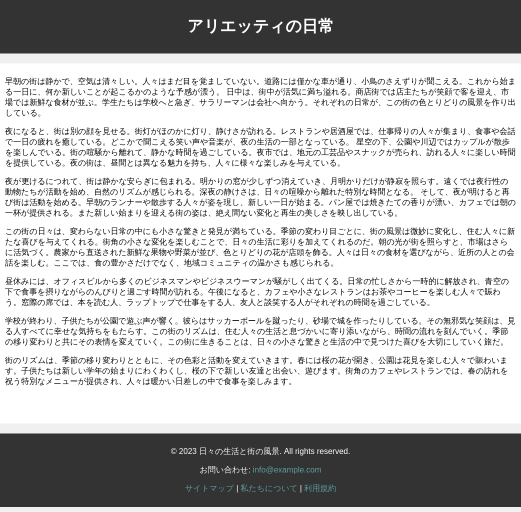
#> input picture python/src/module/img/bf_html2.png, 1042 x 1024 px, found by its file name (shown at 1/2 size)
$ python diff_color_img.py
#> lines starting #> are read from the running program, lines starting #| are printed output that depends on the picture; after the words box and inside, x2 and y2 are one past the last pixel; in counts of white or black regions, pixels touching at a corner belong together
# 色付けありの差異検出
# 参考サイト：https://qiita.com/grv2688/items/44f9e0ddd429afbb26a2
import cv2
from datetime import datetime
import matplotlib.pyplot as plt
import numpy as np
import os


# 保存先ディレクトリを作成
output_dir = os.path.join(os.path.dirname(os.path.abspath(__file__)), "high_png/")
# フォルダが存在しない場合は作成
if not os.path.exists(output_dir):
    os.makedirs(output_dir)
# ファイル名を生成
output_file_name_A = 'bf_html2.png'
output_file_name_B = 'af_html2.png'
# ファイルパスを作成
output_file_path_A = os.path.join(output_dir, output_file_name_A)
output_file_path_B = os.path.join(output_dir, output_file_name_B)
imgA = cv2.imread(output_file_path_A)
#> imgA is the input picture: shape (1024, 1042, 3); mean B, G, R 189.3, 189.3, 189.3
imgB = cv2.imread(output_file_path_B)
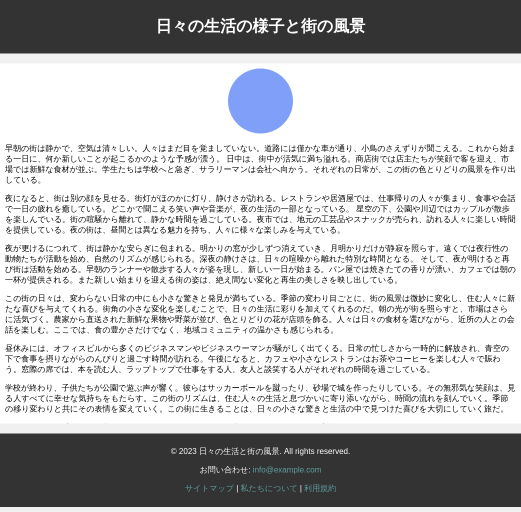
#> input picture python/src/module/img/af_html2.png, 1042 x 1024 px, found by its file name (shown at 1/2 size)
#> imgB is the input picture: shape (1024, 1042, 3); mean B, G, R 191.4, 190.3, 189.9
# OpenCVはBGRフォーマットなので、RGBへ変換する
imgA = cv2.cvtColor(imgA, cv2.COLOR_BGR2RGB)
imgB = cv2.cvtColor(imgB, cv2.COLOR_BGR2RGB)
# 画像サイズを取得
hA, wA, cA = imgA.shape[:3]
#> hA = 1024; wA = 1042; cA = 3
hB, wB, cA = imgB.shape [:3]
#> hB = 1024; wB = 1042

# 特徴量検出器を作成
akaze = cv2.AKAZE_create()
# 二つの画像の特徴点を抽出
kpA, desA = akaze.detectAndCompute(imgA,None)
#> kpA = 9933 keypoints; strongest (x, y, size): (400, 43, 5.7), (66, 582, 8.1), (390, 603, 8.1), (471, 761, 8.1)
kpB, desB = akaze.detectAndCompute(imgB,None)
#> kpB = 9002 keypoints; strongest (x, y, size): (419, 49, 4.8), (66, 716, 8.1), (390, 737, 8.1), (974, 395, 8.1)

# imageBを透視変換する
# 透視変換: 斜めから撮影した画像を真上から見た画像に変換する感じ
# BFMatcher型のオブジェクトを作成する
bf = cv2.BFMatcher(cv2.NORM_HAMMING, crossCheck=True)
# 記述子をマッチさせる。※スキャン画像(B2)の特徴抽出はforループ前に実施済み。
matches = bf.match(desA,desB)
#> matches = 8782 matches
# マッチしたものを距離順に並べ替える。
matches = sorted(matches, key = lambda x:x.distance)
# マッチしたもの（ソート済み）の中から上位★%（参考：15%)をgoodとする。
good = matches[:int(len(matches) * 0.5)]
#> good = 4391 matches
# 対応が取れた特徴点の座標を取り出す？
src_pts = np.float32([kpA[m.queryIdx].pt for m in good]).reshape(-1,1,2)
dst_pts = np.float32([kpB[m.trainIdx].pt for m in good]).reshape(-1,1,2)
# findHomography:二つの画像から得られた点の集合を与えると、その物体の投射変換を計算する
M, mask = cv2.findHomography(dst_pts, src_pts, cv2.RANSAC,5.0) # dst_img作成の際だけ使う。warpperspectiveの使い方がわかってない。
#> M = [[1, -1.04e-09, 9.06e-07], [-1.5e-09, 1, -134], [-2.06e-12, -2.22e-12, 1]]; mask = 4391 values from 1 to 1
# imgBを透視変換。
imgB_transform = cv2.warpPerspective(imgB, M, (wA, hA))
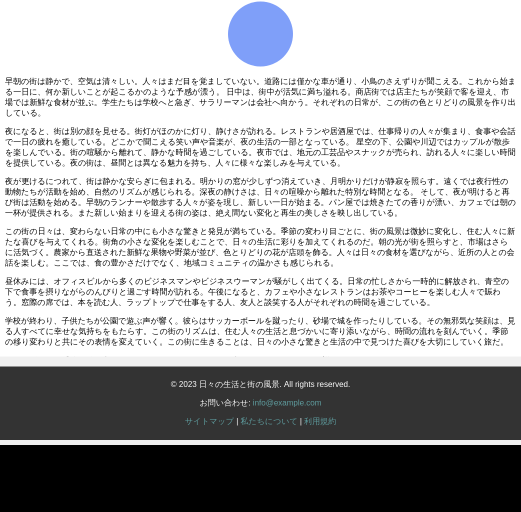
#> imgB_transform: shape (1024, 1042, 3) (shown at 1/2 size); mean R, G, B 177.2, 177.7, 178.8

# imgAとdst_imgの差分を求めてresultとする。グレースケールに変換。
result = cv2.absdiff(imgA, imgB_transform)
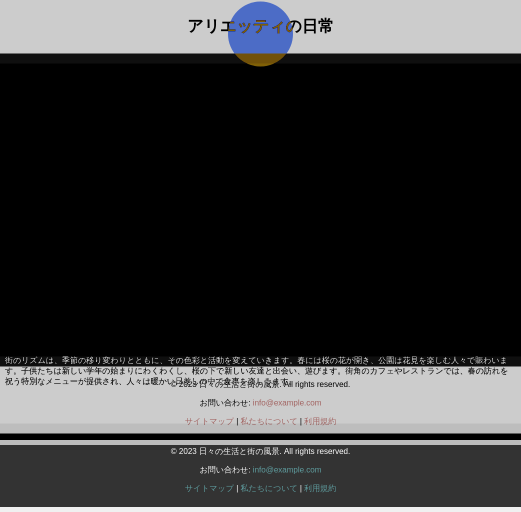
#> result: shape (1024, 1042, 3) (shown at 1/2 size); mean R, G, B 56.9, 57.1, 57.9
result_gray = cv2.cvtColor(result, cv2.COLOR_BGR2GRAY)

# 二値化
_, result_bin = cv2.threshold(result_gray, 50, 255, cv2.THRESH_BINARY) # 閾値は50
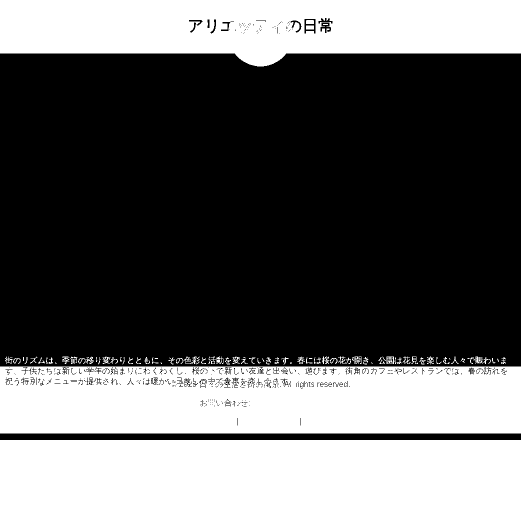
#> result_bin: shape (1024, 1042) (shown at 1/2 size); 37.6% white; 107 white regions (36 under 20 px), largest, box (x1, y1, x2, y2) and area: (0, 880, 1042, 1024) 150048, (0, 733, 1042, 867) 135135, (0, 0, 1042, 133) 111626

# カーネルを準備（オープニング用）
kernel = np.ones((2,2),np.uint8)
# オープニング（収縮→膨張）実行 ノイズ除去
result_bin = cv2.morphologyEx(result_bin, cv2.MORPH_OPEN, kernel) # オープニング（収縮→膨張）。ノイズ除去。
#> result_bin: shape (1024, 1042); 37.4% white; 275 white regions (241 under 20 px), largest, box (x1, y1, x2, y2) and area: (0, 881, 1042, 1024) 149006, (0, 734, 1042, 868) 134367, (0, 0, 1042, 134) 112616

# 二値画像をRGB形式に変換し、2枚の画像を重ねる。
result_bin_rgb = cv2.cvtColor(result_bin, cv2.COLOR_GRAY2RGB)
result_add = cv2.addWeighted(imgA, 0.3, result_bin_rgb, 0.7, 2.2) # ２.２はガンマ値。大きくすると白っぽくなる
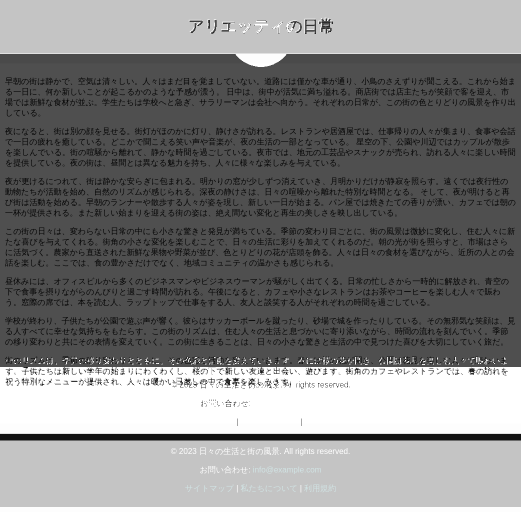
#> result_add: shape (1024, 1042, 3) (shown at 1/2 size); mean R, G, B 125.6, 125.7, 125.7

### 変更前と変更後の色分け ###
## 変更前の色付け ##
# 白色の範囲を定義
lower_white = (128, 128, 128)  # 下限（B、G、R）
upper_white = (254, 254, 254)  # 上限（B、G、R）

# 白色の範囲内にあるピクセルをマスクとして取得
white_mask = cv2.inRange(result_add, lower_white, upper_white)
#> white_mask: shape (1024, 1042); 27.1% white; 671 white regions (566 under 20 px), largest, box (x1, y1, x2, y2) and area: (0, 881, 1042, 1024) 148696, (0, 0, 1042, 127) 111571, (0, 847, 1042, 868) 21872

# 新しい色（緑色）を指定
new_color = (0, 255, 0)  # (B、G、R)

# ピクセルの色を変更
result_add[white_mask > 0] = new_color

## 変更後の色付け ##
# 白色の範囲を定義
lower_white = (255, 255, 255)  # 下限（B、G、R）
upper_white = (255, 255, 255)  # 上限（B、G、R）

# 白色の範囲内にあるピクセルをマスクとして取得
white_mask = cv2.inRange(result_add, lower_white, upper_white)
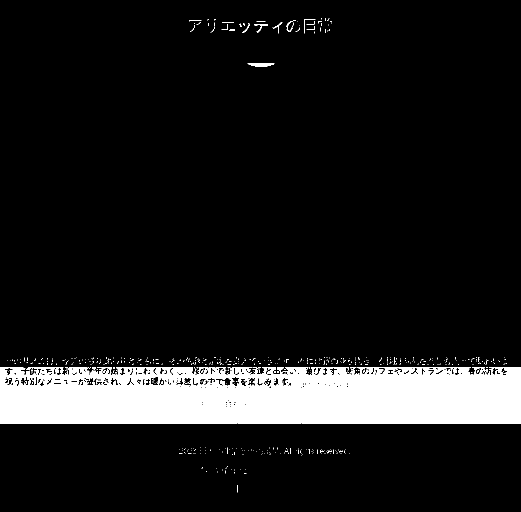
#> white_mask: shape (1024, 1042) (shown at 1/2 size); 10.3% white; 597 white regions (578 under 20 px), largest, box (x1, y1, x2, y2) and area: (0, 734, 1042, 847) 106613, (495, 127, 549, 134) 263, (508, 48, 536, 66) 116

# 新しい色（赤色）を指定
new_color = (0, 0, 255)  # (B、G、R)

# ピクセルの色を変更
result_add[white_mask > 0] = new_color
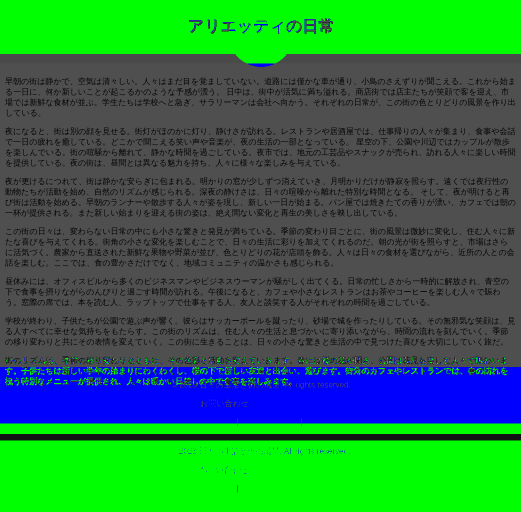
#> result_add: shape (1024, 1042, 3) (shown at 1/2 size); mean R, G, B 44.3, 113.4, 70.4

### 差異が検出されたか判定 ###
# 2値画像（result_bin）の白いピクセル（差分が存在する部分）の数をカウント
white_pixel_count = cv2.countNonZero(result_bin)
#> white_pixel_count = 398842

# ある閾値以上の白いピクセルが存在する場合、差分があると判断する
threshold = 100  # 適切な閾値を選択
red_text_start = "\033[91m"
red_text_end = "\033[0m"
green_text_start = "\033[92m"
green_text_end = "\033[0m"

if white_pixel_count > threshold:
    print(f"{red_text_start}差異が検出されました{red_text_end}")
else:
    print(f"{green_text_start}異常なし{green_text_end}")

# 現在の日付を取得してフォーマット
current_date = datetime.now().strftime("%m-%d_%H-%M-%S")
# ファイル名を生成
output_file_name = f"diff_color_{current_date}.png"
# output_file_name = f"diff_{current_date}.png"

output_dir2 = os.path.join(os.path.dirname(os.path.abspath(__file__)), "diff_color_high_png/")
# output_dir2 = os.path.join(os.path.dirname(os.path.abspath(__file__)), "diff_high_png/")

# ファイルパスを作成
output_file_path = os.path.join(output_dir2, output_file_name)
# フォルダが存在しない場合は作成
if not os.path.exists(output_dir2):
    os.makedirs(output_dir2)

# 画像を保存する
cv2.imwrite(output_file_path, result_add)

print(f"2つの画像の差異を示した画像を{output_file_path}に保存しました")
